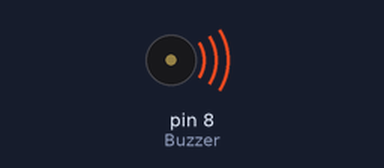
This program was run on a simulated Raspberry Pi (header pin numbers). Shown: buzzer (waves = sounding). What the program prints to the terminal is not drawn.

Above: at 0.1 s.
Timing chart, 0 to 40.0 s (numbered marks = the images above):
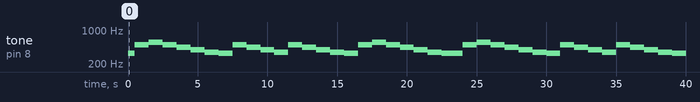

Measured:
- by itself, tone on pin 8 (Buzzer): plays 330 Hz for 0.50 s, 495 Hz for 1.0 s, 556 Hz for 1.0 s, 495 Hz for 1.0 s, 441 Hz for 1.0 s, 393 Hz for 1.0 s … (40 notes in this stretch)

The program:

passivebee.py
```python
import RPi.GPIO as GPIO
import time

Buzzer = 8

# 定义频率
CM = [0, 330, 350, 393, 441, 495, 556, 624]

song_3 = [ CM[1],CM[1],CM[5],CM[5],CM[6],CM[6],CM[5],CM[4],CM[4],CM[3],
CM[3],CM[2],CM[2],CM[1],CM[5],CM[5],CM[4],CM[4],CM[3],CM[3],
CM[2],CM[5],CM[5],CM[4],CM[4],CM[3],CM[3],CM[2],CM[1],CM[1],
CM[5],CM[5],CM[6],CM[6],CM[5],CM[4],CM[4],CM[3],CM[3],CM[2],
CM[2],CM[1],]


beat_3 = [ 0.5,0.5,0.5,0.5,0.5,0.5,1,0.5,0.5,0.5,0.5,0.5,0.5,1,0.5,0.5,0.5,0.5,0.5,0.5,1,
0.5,0.5,0.5,0.5,0.5,0.5,1,0.5,0.5,0.5,0.5,0.5,0.5,1,0.5,0.5,0.5,0.5,0.5,0.5,1,]


def setup():
    """初始化"""
    # 指定编号规则为BOARD
    GPIO.setmode(GPIO.BOARD)
    # 将第8个引脚设置为输出模式
    GPIO.setup(Buzzer, GPIO.OUT)
    global Buzz
    # 在第8个引脚上创建一个频率为440HZ的PWM实例
    Buzz = GPIO.PWM(Buzzer, 440)
    # 按50%工作定额启动蜂鸣器引脚
    Buzz.start(50)


def loop():
    """循环"""
    while True:
        print('\n Playing song 4...')
        for i in range(1, len(song_3)):
            Buzz.ChangeFrequency(song_3[i])
            # 延迟一个节拍* 0.2秒的音符
            time.sleep(beat_3[i])


def destory():
    """释放资源"""
    Buzz.stop()
    GPIO.output(Buzzer, 1)
    GPIO.cleanup()


if __name__ == '__main__':
    setup()
try:
    loop()
except KeyboardInterrupt:
    destory()
```
